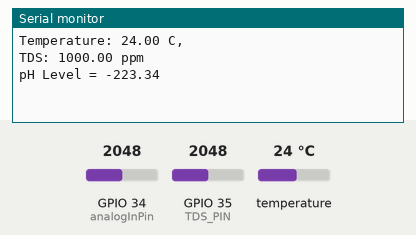
A sketch run on a simulated ESP32. On the bench: the last lines printed to the serial monitor. The inputs (shaded band) are chosen by the test bench; at power-on: temperature 24 °C, GPIO 34 (analogInPin) = 2048, GPIO 35 (TDS_PIN) = 2048.

Above: at 1.6 s.
1.7 s: temperature set to 12 °C
3.2 s: GPIO 34 (analogInPin) set to 2866
At 4.1 s:
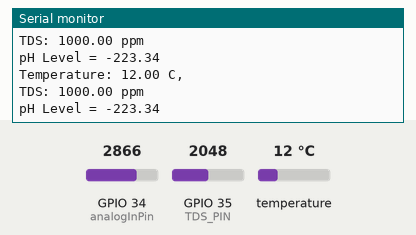
4.7 s: GPIO 35 (TDS_PIN) set to 2866
At 5.7 s:
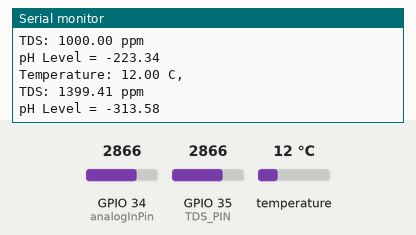
6.2 s: temperature set to 19 °C
At 7.6 s:
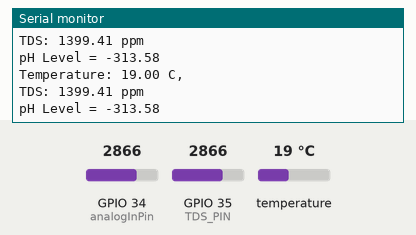
7.7 s: GPIO 34 (analogInPin) set to 3603
9.2 s: GPIO 35 (TDS_PIN) set to 3603
At 9.9 s:
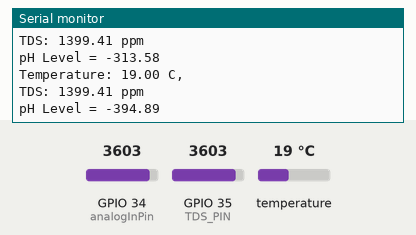
Timing chart, 0 to 11.7 s (numbered marks = the images above; inputs shaded):
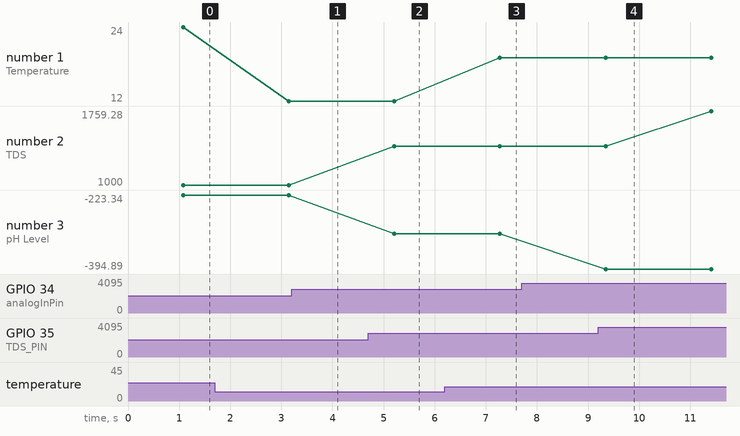

Measured:
- after the input at 4.7 s, the serial monitor: prints a new line after 0.51 s (image 2)
- after the input at 6.2 s, the serial monitor: prints a new line after 1.1 s (image 3)
- plotted number 1: 24 → 12 after the input at 1.7 s, 12 → 19 after the input at 6.2 s
- plotted number 2: 1000 → 1399.41 after the input at 4.7 s, 1399.41 → 1759.28 after the input at 9.2 s

The sketch:

PH-TDS-TEMP-SENSOR-CODE-ARDUINO.ino
```cpp
#include <OneWire.h>
#include <DallasTemperature.h>

// Data wire is plugged into pin 2 on the Arduino
#define ONE_WIRE_BUS 27

// TDS sensor pin
#define TDS_PIN 35

// Setup a oneWire instance to communicate with any OneWire devices
OneWire oneWire(ONE_WIRE_BUS);

// Pass our oneWire reference to Dallas Temperature.
DallasTemperature sensors(&oneWire);

//pH calibration
float calibration = 2.60;  //change this value to calibrate
const int analogInPin = 34;
int sensorValue = 0;
unsigned long int avgValue;
float b;
int buf[10], temp;

void setup() {
  // start the serial communication
  Serial.begin(9600);

  // Start up the library
  sensors.begin();
}

void loop() {
  // call sensors.requestTemperatures() to issue a global temperature
  // request to all devices on the bus
  sensors.requestTemperatures();

  //Read TDS sensor
  int tdsValue = analogRead(TDS_PIN);
  float tds = (tdsValue / 1024.0) * 500;

  // read temperature
  float temperature = sensors.getTempCByIndex(0);

  // read pH sensor
  for (int i = 0; i < 10; i++) {
    buf[i] = analogRead(analogInPin);
    delay(30);
  }
  for (int i = 0; i < 9; i++) {
    for (int j = i + 1; j < 10; j++) {
      if (buf[i] > buf[j]) {
        temp = buf[i];
        buf[i] = buf[j];
        buf[j] = temp;
      }
    }
  }
  avgValue = 0;
  for (int i = 2; i < 8; i++)
    avgValue += buf[i];
  float pHVol = (float)avgValue * 3.3 / 1023;
  float phValue = -5.70 * pHVol + calibration;

  // print the temperature in Celsius
  Serial.print("Temperature: ");
  Serial.print(temperature);
  Serial.println(" C, ");

  // print the TDS value
  Serial.print("TDS: ");
  Serial.print(tds);
  Serial.println(" ppm");

  //print pH level in voltage
  Serial.print("pH Level = ");
  Serial.println(phValue);


  delay(1000);
}
```
